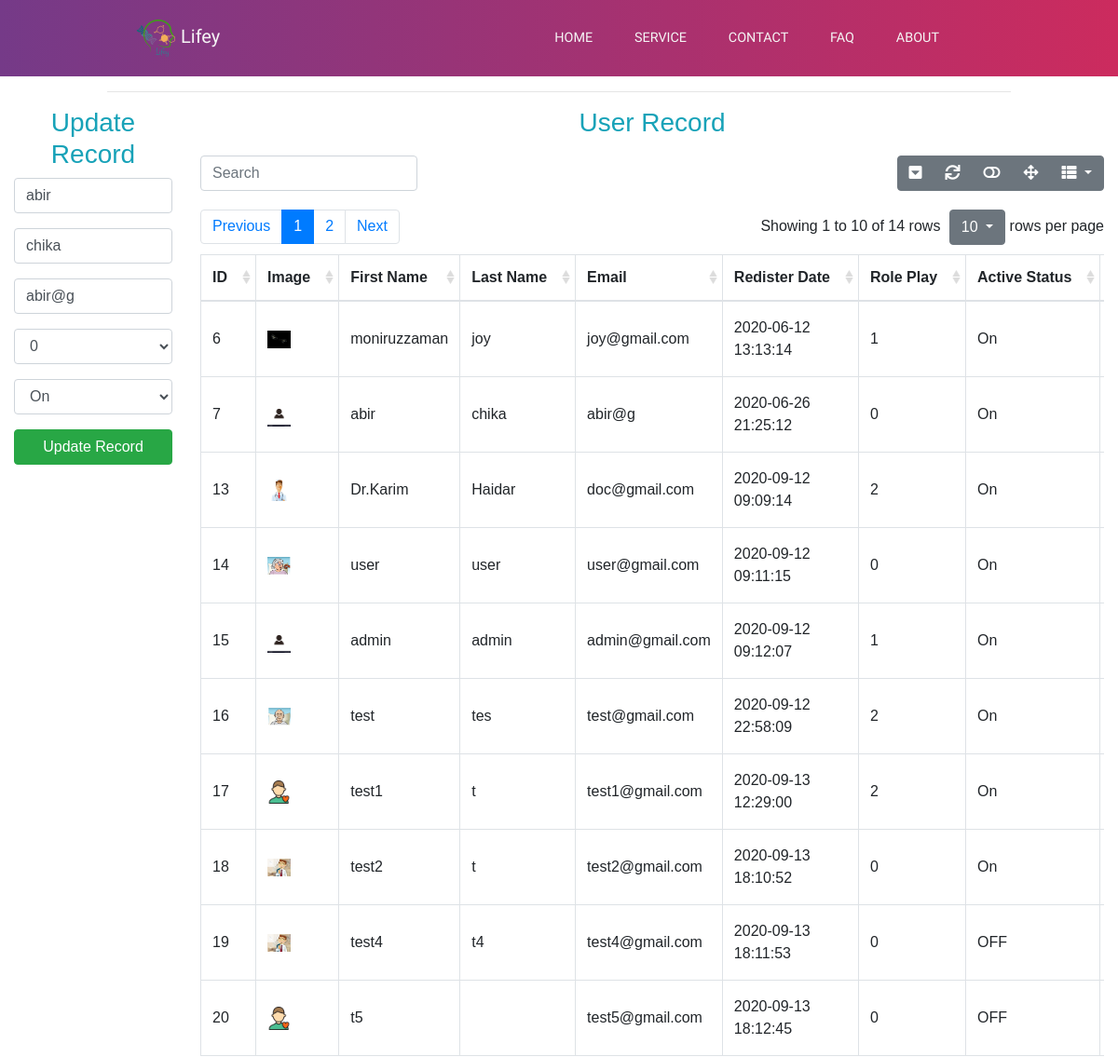
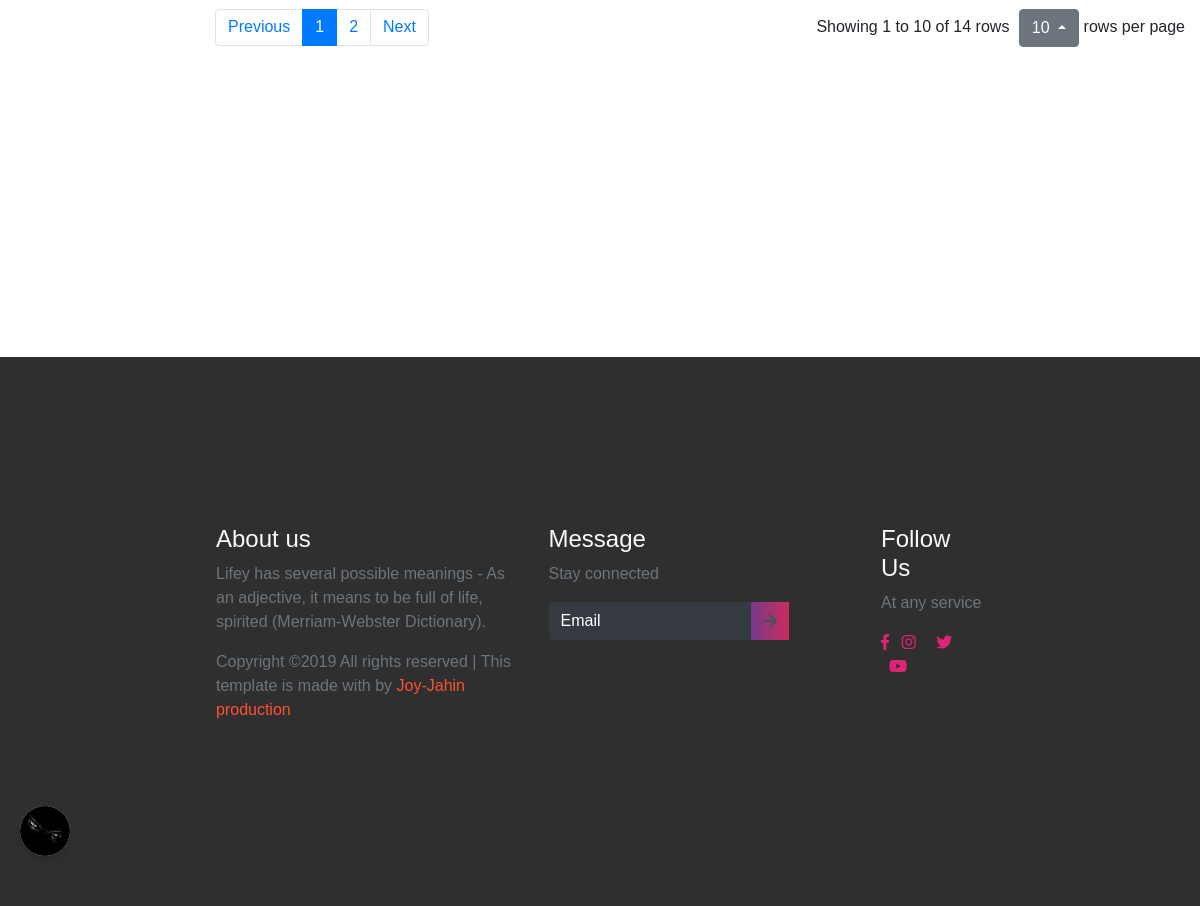
Page /lifey/pages/user_record.php?edit=7 (signed in) on the committed database (2 pictures, top to bottom).
### tables this page shows
CREATE TABLE `user_registration` (
  `userID` int(11) NOT NULL,
  `firstName` varchar(255) DEFAULT NULL,
  `lastName` varchar(255) DEFAULT NULL,
  `email` varchar(255) NOT NULL,
  `password` varchar(200) NOT NULL,
  `token` varchar(255) DEFAULT NULL,
  `active` varchar(255) DEFAULT NULL,
  `profileImage` varchar(255) DEFAULT NULL,
  `registerDate` datetime DEFAULT NULL,
  `role_play` int(11) NOT NULL DEFAULT '0'
);

### lifey/pages/user_record_action.php (called while the page is built, shortened)
<?php
    global $ConnectingDB;
	if(isset($_GET['edit'])){
		$id=$_GET['edit'];
		$query="SELECT * FROM user_registration WHERE userID=?";
		$stmt=$ConnectingDB->prepare($query);
		$stmt->bind_param("i",$id);
		$stmt->execute();
		$result=$stmt->get_result();
		$row=$result->fetch_assoc();
		$firstname=$row['firstName'];
		$lastname=$row['lastName'];
        $email=$row['email'];
		$role=$row['role_play'];
		$status=$row['active'];
	}
?>

### lifey/pages/user_record.php (the view, shortened to what this page needs)
<?php require_once("Include/DB.php"); ?>
<?php include 'user_record_action.php';?>
<!DOCTYPE html>
<html lang="en">
<head>
  <link rel="stylesheet" href="https://maxcdn.bootstrapcdn.com/bootstrap/4.1.3/css/bootstrap.min.css">
  <link rel="stylesheet" type="text/css" href="https://cdn.datatables.net/v/bs4/dt-1.10.18/datatables.min.css" />
    <link rel="stylesheet" href="../css/custom/navbar_footer.css">
    <link rel="stylesheet" type="text/css" href="../css/custom/user_toggle.css">
    <link rel="stylesheet" type="text/css" href="../css/custom/user_record.css">
     <link rel="stylesheet" href="../css/custom/all.css">
    <link rel="stylesheet" href="https://use.fontawesome.com/releases/v5.6.3/css/all.css">
    <link rel="stylesheet" href="../css/bootstrap/bootstrap-table.min.css">
     <link href="https://unpkg.com/jquery-resizable-columns@0.2.3/dist/jquery.resizableColumns.css" rel="stylesheet">
    <link href="https://unpkg.com/bootstrap-table@1.17.1/dist/bootstrap-table.min.css" rel="stylesheet">
</head>
  <body>
<?php
			include ('user_toggle.php');
	?>
      <header>
        <div class="container-fluid p-0">
            <nav class="navbar navbar-expand-lg">
                <a class="navbar-brand" href="home.php">
                    <img src="../images/lifey_favicon.png" style="width:50px;height:50px;">Lifey</a>
                <div class="collapse navbar-collapse" id="navbarNav">
                    <ul class="navbar-nav">
                        <li class="nav-item active">
                            <a class="nav-link" href="home.php">HOME
                            </a>
                        </li>
                        <li class="nav-item">
                            <a class="nav-link" href="services.php">SERVICE</a>
                        </li>
                        <li class="nav-item">
                            <a class="nav-link" href="contact_page.php">CONTACT</a>
                        </li>
                        <li class="nav-item">
                            <a class="nav-link" href="FAQ.php">FAQ</a>
                        </li>
                        <li class="nav-item">
                            <a class="nav-link" href="about_us.php">ABOUT</a>
                        </li>
                    </ul>
                </div>
            </nav>
        </div>
    </header>
<main id="main-area">
<section class="user-upate" style="margin-bottom: 300px;">
  <div class="container-fluid ">
    <div class="row justify-content-center">
      <div class="col-md-10">
        <hr>
      </div>
    </div>
    <div class="row">
        <div class="col-md-2">
        <h3 class="text-center text-info">Update Record</h3>
          <form action="user_record_action.php" method="post" enctype="multipart/form-data">
          <div class="form-group">
            <input type="text" name="firstname" value="<?= $firstname; ?>" class="form-control" placeholder="Enter first name" required>
          </div>
          <div class="form-group">
            <input type="text" name="lastname" value="<?= $lastname; ?>" class="form-control" placeholder="Enter last name" required>
          </div>
          <div class="form-group">
            <input type="email" name="email" value="<?= $email; ?>" class="form-control" placeholder="Enter e-mail" required>
          </div>
          <div class="form-group">
        <select type="number" name="role" value="<?= $role; ?>" class="form-control" required>
                                    <option selected>0</option>
              </select>
              </div>
          <div class="form-group">
              <select type="text" name="status" value="<?= $status; ?>" class="form-control" required>
                                    <option selected>On</option>
                                    </select>
              </div>
          <div class="form-group">
            <input type="submit" name="update" class="btn btn-success btn-block" value="Update Record">
          </div>
        </form>
      </div>
        <div class="col-md-10">
           <?php
          global $ConnectingDB;
          $query = 'SELECT * FROM user_registration';
          $stmt = $ConnectingDB->prepare($query);
          $stmt->execute();
          $result = $stmt->get_result();
        ?>
        <h3 class="text-center text-info">User Record</h3>
        <table
               id="data-table"
               data-toggle="table"
               data-pagination="true"
               data-search="true"
               data-search-align="left"
               data-show-columns="true"
               data-show-toggle="true"
               data-show-refresh="true"
               data-show-fullscreen="true"
               data-show-pagination-switch="true"
               data-pagination-pre-text="Previous"
               data-pagination-next-text="Next"
               data-pagination-h-align="left"
               data-pagination-detail-h-align="right"
               data-page-list="[5, 10, 20, 30, 40, 50, ALL]"
               data-resizable="true"
               data-pagination-v-align="both"
               >
          <thead>
            <tr>
              <th data-field="userID" data-sortable="true">ID</th>
              <th data-field="profileImage" data-sortable="true">Image</th>
              <th data-field="firstName" data-sortable="true">First Name</th>
              <th data-field="lastName" data-sortable="true">Last Name</th>
              <th data-field="email" data-sortable="true">Email</th>
              <th data-field="registerDate" data-sortable="true">Redister Date</th>
              <th data-field="role_play" data-sortable="true">Role Play</th>
              <th data-field="active" data-sortable="true">Active Status</th>
            </tr>
          </thead>
          <tbody>
            <?php while ($row = $result->fetch_assoc()) { ?>
            <tr>
              <td><?= $row['userID']; ?></td>
              <td><img src="<?= $row['profileImage']; ?>" width="25"></td>
              <td><?= $row['firstName']; ?></td>
              <td><?= $row['lastName']; ?></td>
              <td><?= $row['email']; ?></td>
              <td><?= $row['registerDate']; ?></td>
              <td><?= $row['role_play']; ?></td>
              <td><?= $row['active']; ?></td>
              <td>
              </td>
            </tr>
            <?php } ?>
          </tbody>
        </table>
      </div>
    </div>
  </div>
  </section>
</main>
 <footer class="footer">
        <div class="container-fluid p-0">
            <div class="row text-left">
                <div class="col-md-5 col-sm-5">
                    <h4 class="text-light">About us</h4>
                    <p class="text-muted"> Lifey has several possible meanings - As an adjective, it means to be full of life, spirited (Merriam-Webster Dictionary).</p>
                    <p class="pt-6 text-muted">Copyright ©2019 All rights reserved | This template is made with by
                        <span>Joy-Jahin production</span>
                    </p>
                </div>
                <div class="col-md-5 col-sm-12">
                    <h4 class="text-light">Message</h4>
                    <p class="text-muted">Stay connected</p>
                    <form class="form-inline">
                        <div class="col pl-0">
                            <div class="input-group pr-5">
                                <input type="text" class="form-control bg-dark text-white" id="inlineFormInputGroupUsername2" placeholder="Email">
                                <div class="input-group-prepend">
                                    <div class="input-group-text">
                                        <i class="fas fa-arrow-right"></i>
                                    </div>
                                </div>
                            </div>
                        </div>
                    </form>
                </div>
                <div class="col-md-2 col-sm-12">
                    <h4 class="text-light">Follow Us</h4>
                    <p class="text-muted">At any service</p>
                    <div class="column text-light">
                        <i class="fab fa-facebook-f"></i>
                        <i class="fab fa-instagram"></i>
                        <i class="fab fa-twitter"></i>
                        <i class="fab fa-youtube"></i>
                    </div>
                </div>
            </div>
        </div>
    </footer>
</body>
</html>

### lifey/css/custom/navbar_footer.css (style rules this page uses)
* { box-sizing: border-box; }
header { overflow-x: hidden; }
:root { --Sniglet-font: "Sniglet", cursive; --Rubik: "Rubik", cursive; --Patua: "Patua One", cursive; --Lobster: "lobster", cursive; --light-black: #2e2c2caf; --bggradient: -webkit-linear-gradient(to right, #753a88, #cc2b5e); --bggradient: linear-gradient(to right, #753a88, #cc2b5e); --light-gray: rgba(255, 255, 255, 0.877); }
header a { font-family: var(--Sniglet-font); font-size: 0.9em; color: whitesmoke; }
header .nav-item:last-child { padding-right: 10.5em; }
header .nav-item { padding: 0.9em; }
header .navbar-brand { padding-left: 8rem; }
header { background: #cc2b5e; background: var(--bggradient); }
footer { background: rgba(0, 0, 0, 0.815); overflow-x: hidden; padding: 14vmin 18vmin; }
footer p > span { color: #ff512f; }
footer input { border: none !important; }
footer input::placeholder { color: white !important; }
footer .input-group .input-group-text { background: var(--bggradient); border: none; }
footer .column i { color: #dd2476; }
footer .column i + i { padding: 0 0.5em; }

### lifey/css/custom/user_toggle.css (style rules this page uses)
* { margin: 0; padding: 0; font-family: 'poppins',sans-serif; }

### lifey/css/custom/all.css (style rules this page uses)
.fa, .fas, .far, .fal, .fab { -moz-osx-font-smoothing: grayscale; -webkit-font-smoothing: antialiased; display: inline-block; font-style: normal; font-variant: normal; text-rendering: auto; line-height: 1; }
.fa-arrow-right:before { content: "\f061"; }
.fa-facebook-f:before { content: "\f39e"; }
.fa-instagram:before { content: "\f16d"; }
.fa-twitter:before { content: "\f099"; }
.fa-youtube:before { content: "\f167"; }
.fab { font-family: 'Font Awesome 5 Brands'; }
.fa, .fas { font-family: 'Font Awesome 5 Free'; font-weight: 900; }

### rows in the picture
user_registration: firstname "abir", lastname "chika", email "abir@g", role "0", status "On", userID "7", profileImage (picture), firstName "abir", lastName "chika", registerDate "2020-06-26 21:25:12", role_play "0", active "On"
user_registration: userID "6", profileImage (picture), firstName "moniruzzaman", lastName "joy", email "joy@gmail.com", registerDate "2020-06-12 13:13:14", role_play "1", active "On"
user_registration: userID "13", profileImage (picture), firstName "Dr.Karim", lastName "Haidar", email "doc@gmail.com", registerDate "2020-09-12 09:09:14", role_play "2", active "On"
user_registration: userID "14", profileImage (picture), firstName "user", lastName "user", email "user@gmail.com", registerDate "2020-09-12 09:11:15", role_play "0", active "On"
user_registration: userID "15", profileImage (picture), firstName "admin", lastName "admin", email "admin@gmail.com", registerDate "2020-09-12 09:12:07", role_play "1", active "On"
user_registration: userID "16", profileImage (picture), firstName "test", lastName "tes", email "test@gmail.com", registerDate "2020-09-12 22:58:09", role_play "2", active "On"
user_registration: userID "17", profileImage (placeholder picture), firstName "test1", lastName "t", email "test1@gmail.com", registerDate "2020-09-13 12:29:00", role_play "2", active "On"
user_registration: userID "18", profileImage (picture), firstName "test2", lastName "t", email "test2@gmail.com", registerDate "2020-09-13 18:10:52", role_play "0", active "On"
user_registration: userID "19", profileImage (picture), firstName "test4", lastName "t4", email "test4@gmail.com", registerDate "2020-09-13 18:11:53", role_play "0", active "OFF"
user_registration: userID "20", profileImage (placeholder picture), firstName "t5", email "test5@gmail.com", registerDate "2020-09-13 18:12:45", role_play "0", active "OFF"
